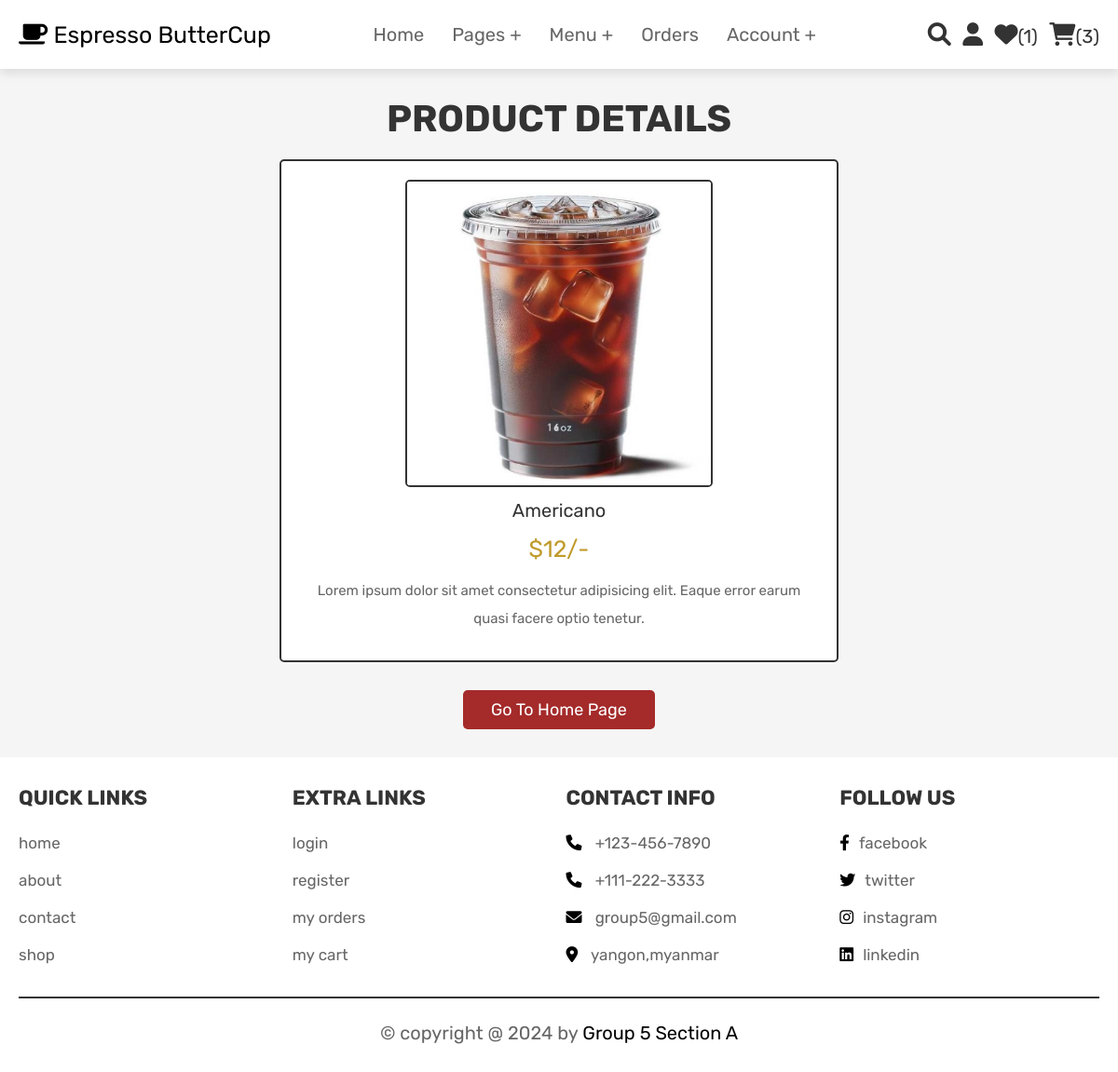
The page /view_page.php?pid=13 (signed in) on the database its author committed.
### tables this page shows
CREATE TABLE products (
  id int(11) NOT NULL,
  name varchar(100) NOT NULL,
  details varchar(500) NOT NULL,
  price int(11) NOT NULL,
  image varchar(100) NOT NULL,
  quantity int(11) DEFAULT NULL
);

### view_page.php (the view, shortened to what this page needs)
<?php
@include 'config.php';
?>
<!DOCTYPE html>
<html lang="en">
<head>
   <link rel="stylesheet" href="https://cdnjs.cloudflare.com/ajax/libs/font-awesome/6.0.0/css/all.min.css">
   <link rel="stylesheet" href="css/style.css">
</head>
<body>
<?php @include 'header.php'; ?>
<section class="quick-view">
    <h1 class="title">product details</h1>
    <?php
        if(isset($_GET['pid'])){
            $pid = $_GET['pid'];
            $select_products = mysqli_query($conn, "SELECT * FROM `products` WHERE id = '$pid'") or die('query failed');
         if(mysqli_num_rows($select_products) > 0){
            while($fetch_products = mysqli_fetch_assoc($select_products)){
    ?>
    <form action="" method="POST">
         <img src="uploaded_img/<?php echo $fetch_products['image']; ?>" alt="" class="image">
         <div class="name"><?php echo $fetch_products['name']; ?></div>
         <div class="price">$<?php echo $fetch_products['price']; ?>/-</div>
         <div class="details"><?php echo $fetch_products['details']; ?></div>
      </form>
    <?php
            }
        }else{
        echo '<p class="empty">no products details available!</p>';
        }
    }
    ?>
    <div class="more-btn">
        <a href="home.php" class="option-btn">go to home page</a>
    </div>
</section>
<?php @include 'footer.php'; ?>
</body>
</html>

### css/style.css (style rules this page uses)
:root { --pink:#000000; --red:#c09b2b; --orange:brown; --black:#333; --white:#fff; --light-color:#666; --light-white:#ccc; --light-bg:#f5f5f5; --border:.2rem solid var(--black); --box-shadow:0 .5rem 1rem rgba(0,0,0,.1); }
* { font-family: 'Rubik', sans-serif; margin:0; padding:0; box-sizing: border-box; outline: none; border:none; text-decoration: none; transition:all .2s linear; }
html { font-size: 62.5%; overflow-x: hidden; scroll-behavior: smooth; scroll-padding-top: 6.5rem; }
body { background: var(--light-bg); }
section { padding:3rem 2rem; }
.btn, .delete-btn, .option-btn { display: inline-block; border-radius: .5rem; margin-top: 1rem; font-size: 1.8rem; color:var(--white); cursor: pointer; padding:1rem 3rem; text-transform: capitalize; }
.option-btn { background-color: var(--orange); }
.more-btn { margin-top: 2rem; text-align: center; }
.title { text-align: center; margin-bottom: 2rem; color:var(--black); text-transform: uppercase; font-size: 4rem; }
.quick-view form { max-width: 60rem; padding:2rem; text-align: center; border:var(--border); box-shadow: var(--border); border-radius: .5rem; background-color: var(--white); margin:0 auto; }
.quick-view form .image { height: 33rem; border:var(--border); border-radius: .5rem; }
.quick-view form .name { margin:1rem 0; font-size: 2rem; color:var(--black); }
.quick-view form .price { color:var(--red); font-size: 2.5rem; padding:.5rem 0; }
.quick-view form .details { padding:1rem 0; font-size: 1.5rem; color:var(--light-color); line-height: 2; }

### rows shown on the page
products: image (picture), name "Americano", price "12", details "Lorem ipsum dolor sit amet consectetur adipisicing elit. Eaque error earum quasi facere optio tenetur."

### other values the page prints
$wishlist_num_rows "1"
$cart_num_rows "3"
